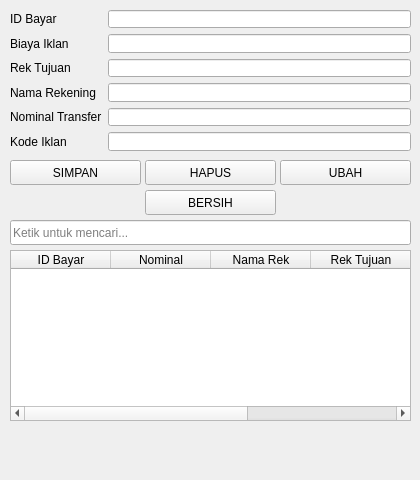
<?xml version="1.0" encoding="UTF-8"?>
<ui version="4.0">
 <class>Form</class>
 <widget class="QWidget" name="Form">
  <property name="geometry">
   <rect>
    <x>0</x>
    <y>0</y>
    <width>420</width>
    <height>480</height>
   </rect>
  </property>
  <property name="windowTitle">
   <string>Data Pembayaran</string>
  </property>
  <widget class="QWidget" name="formLayoutWidget">
   <property name="geometry">
    <rect>
     <x>10</x>
     <y>10</y>
     <width>401</width>
     <height>141</height>
    </rect>
   </property>
   <layout class="QFormLayout" name="formLayout">
    <item row="0" column="0">
     <widget class="QLabel" name="labelIdBayar">
      <property name="text">
       <string>ID Bayar</string>
      </property>
     </widget>
    </item>
    <item row="0" column="1">
     <widget class="QLineEdit" name="editIdBayar"/>
    </item>
    <item row="1" column="0">
     <widget class="QLabel" name="labelBiaya">
      <property name="text">
       <string>Biaya Iklan</string>
      </property>
     </widget>
    </item>
    <item row="1" column="1">
     <widget class="QLineEdit" name="editBiaya"/>
    </item>
    <item row="2" column="0">
     <widget class="QLabel" name="labelRekTujuan">
      <property name="text">
       <string>Rek Tujuan</string>
      </property>
     </widget>
    </item>
    <item row="2" column="1">
     <widget class="QLineEdit" name="editRekTujuan"/>
    </item>
    <item row="3" column="0">
     <widget class="QLabel" name="labelNamaRek">
      <property name="text">
       <string>Nama Rekening</string>
      </property>
     </widget>
    </item>
    <item row="3" column="1">
     <widget class="QLineEdit" name="editNamaRek"/>
    </item>
    <item row="4" column="0">
     <widget class="QLabel" name="labelNominal">
      <property name="text">
       <string>Nominal Transfer</string>
      </property>
     </widget>
    </item>
    <item row="4" column="1">
     <widget class="QLineEdit" name="editNominal"/>
    </item>
    <item row="5" column="0">
     <widget class="QLabel" name="labelKdIklan">
      <property name="text">
       <string>Kode Iklan</string>
      </property>
     </widget>
    </item>
    <item row="5" column="1">
     <widget class="QLineEdit" name="editKdIklan"/>
    </item>
   </layout>
  </widget>
  <widget class="QPushButton" name="btnSimpan">
   <property name="geometry">
    <rect>
     <x>10</x>
     <y>160</y>
     <width>131</width>
     <height>25</height>
    </rect>
   </property>
   <property name="text">
    <string>SIMPAN</string>
   </property>
  </widget>
  <widget class="QPushButton" name="btnHapus">
   <property name="geometry">
    <rect>
     <x>145</x>
     <y>160</y>
     <width>131</width>
     <height>25</height>
    </rect>
   </property>
   <property name="text">
    <string>HAPUS</string>
   </property>
  </widget>
  <widget class="QPushButton" name="btnUbah">
   <property name="geometry">
    <rect>
     <x>280</x>
     <y>160</y>
     <width>131</width>
     <height>25</height>
    </rect>
   </property>
   <property name="text">
    <string>UBAH</string>
   </property>
  </widget>
  <widget class="QPushButton" name="btnBersih">
   <property name="geometry">
    <rect>
     <x>145</x>
     <y>190</y>
     <width>131</width>
     <height>25</height>
    </rect>
   </property>
   <property name="text">
    <string>BERSIH</string>
   </property>
  </widget>
  <widget class="QLineEdit" name="editCari">
   <property name="geometry">
    <rect>
     <x>10</x>
     <y>220</y>
     <width>401</width>
     <height>25</height>
    </rect>
   </property>
   <property name="placeholderText">
    <string>Ketik untuk mencari...</string>
   </property>
  </widget>
  <widget class="QTableWidget" name="tabelPembayaran">
   <property name="geometry">
    <rect>
     <x>10</x>
     <y>250</y>
     <width>401</width>
     <height>171</height>
    </rect>
   </property>
   <column>
    <property name="text">
     <string>ID Bayar</string>
    </property>
   </column>
   <column>
    <property name="text">
     <string>Nominal</string>
    </property>
   </column>
   <column>
    <property name="text">
     <string>Nama Rek</string>
    </property>
   </column>
   <column>
    <property name="text">
     <string>Rek Tujuan</string>
    </property>
   </column>
   <column>
    <property name="text">
     <string>Iklan</string>
    </property>
   </column>
  </widget>
 </widget>
 <resources/>
 <connections/>
</ui>
